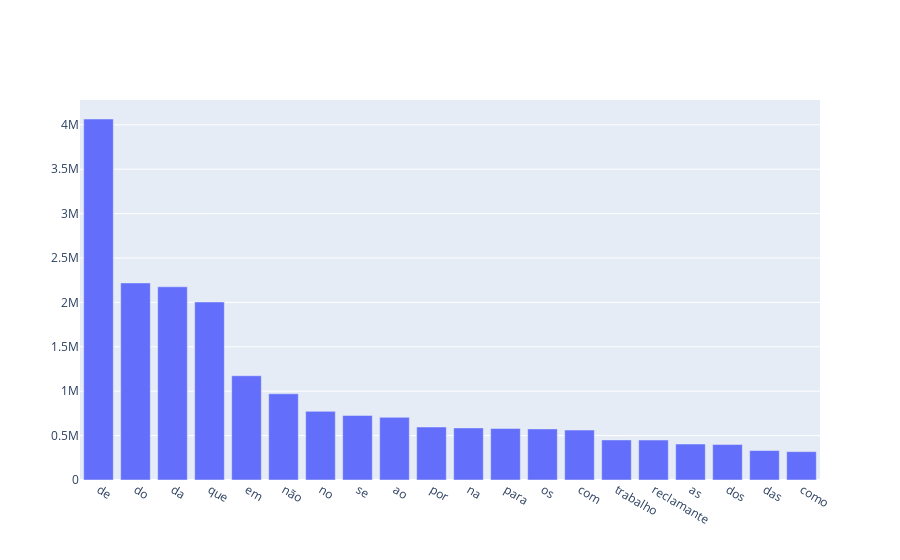

Notebook source saved alongside this figure:
### Code cell
trace = go.Bar(x=df1["INTEIRO_TEOR"], y=df1["QUANTIDADE"])
iplot({"data":[trace]})

### Figure 1 — Plotly figure (JSON) as saved in the notebook; plotly's stock layout.template omitted (floating-point values rounded to 4 significant figures)
{"data": [{"type": "bar", "x": ["de", "do", "da", "que", "em", "não", "no", "se", "ao", "por", "na", "para", "os", "com", "trabalho", "reclamante", "as", "dos", "das", "como"], "y": [4065528, 2219509, 2175871, 2004688, 1173910, 970773, 772941, 726633, 705577, 596916, 586663, 579731, 575480, 562281, 451463, 449824, 405082, 399166, 331502, 319314]}], "layout": {}}
